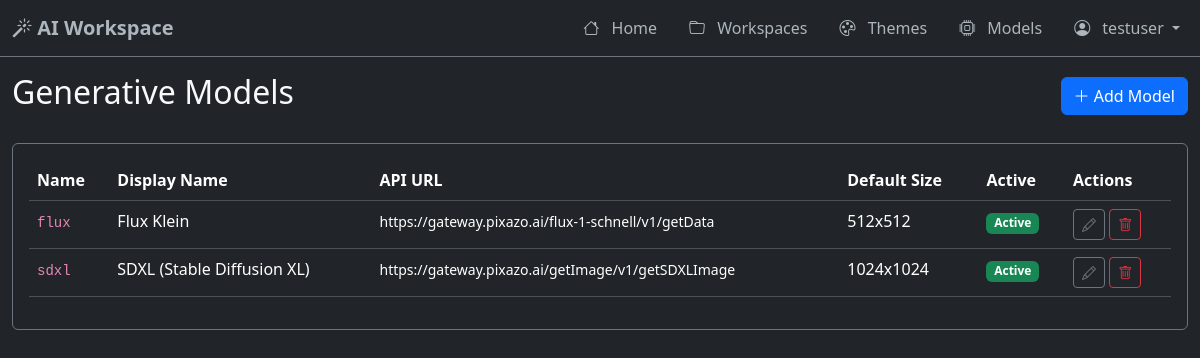
The page /models (signed in) on the database its author committed.
### models.py (models this page shows, shortened)
class User(UserMixin, db.Model):
    __tablename__ = 'users'
    id = db.Column(db.Integer, primary_key=True)
    username = db.Column(db.String(80), unique=True, nullable=False)
    email = db.Column(db.String(120), unique=True, nullable=False)
    password_hash = db.Column(db.String(255), nullable=False)
    created_at = db.Column(db.DateTime, default=datetime.utcnow)
    is_active = db.Column(db.Boolean, default=True)
    is_superuser = db.Column(db.Boolean, default=False)  # Superuser can manage models
    workspaces = db.relationship('Workspace', backref='owner', lazy=True, cascade='all, delete-orphan')

class GenerativeModel(db.Model):
    __tablename__ = 'generative_models'
    id = db.Column(db.Integer, primary_key=True)
    name = db.Column(db.String(100), nullable=False, unique=True)  # e.g., 'sdxl', 'flux'
    display_name = db.Column(db.String(100), nullable=False)  # e.g., 'SDXL (Stable Diffusion XL)'
    api_url = db.Column(db.String(255), nullable=False)  # e.g., 'https://gateway.pixazo.ai/getImage/v1/getSDXLImage'
    api_key = db.Column(db.String(255), nullable=True)  # Optional: API key for this specific model
    default_width = db.Column(db.Integer, default=768)
    default_height = db.Column(db.Integer, default=1024)
    default_steps = db.Column(db.Integer, default=20)
    default_guidance_scale = db.Column(db.Float, default=8.0)
    max_width = db.Column(db.Integer, default=1536)
    max_height = db.Column(db.Integer, default=2048)
    min_steps = db.Column(db.Integer, default=10)
    max_steps = db.Column(db.Integer, default=50)
    min_guidance_scale = db.Column(db.Float, default=1.0)
    max_guidance_scale = db.Column(db.Float, default=20.0)
    request_template = db.Column(db.Text, nullable=True)  # JSON template for API request
    response_template = db.Column(db.Text, nullable=True)  # JSON template for parsing API response
    is_active = db.Column(db.Boolean, default=True)  # Enable/disable model
    created_at = db.Column(db.DateTime, default=datetime.utcnow)
    updated_at = db.Column(db.DateTime, default=datetime.utcnow, onupdate=datetime.utcnow)

### app.py (the view)
@app.route('/models')
@login_required
def list_models():
    if not current_user.is_superuser:
        flash('Access denied. Superuser only.', 'danger')
        return redirect(url_for('index'))
    models = GenerativeModel.query.order_by(GenerativeModel.name).all()
    return render_template('models/list.html', models=models)

### app.py (called while the page is built)
@login_manager.user_loader
def load_user(user_id):
    return User.query.get(int(user_id))

@app.context_processor
def inject_now():
    return {'now': datetime.utcnow()}

### templates/models/list.html (shortened to what this page needs)
{% extends "base.html" %}
{% block content %}
<div class="container-fluid">
    <div class="d-flex justify-content-between align-items-center mb-4">
        <h2>Generative Models</h2>
        <a href="{{ url_for('create_model') }}" class="btn btn-primary">
            <i class="bi bi-plus-lg"></i> Add Model
        </a>
    </div>
    <div class="card bg-dark border-secondary">
        <div class="card-body">
            {% if models %}
            <div class="table-responsive">
                <table class="table table-dark table-hover">
                    <thead>
                        <tr>
                            <th>Name</th>
                            <th>Display Name</th>
                            <th>API URL</th>
                            <th>Default Size</th>
                            <th>Active</th>
                            <th>Actions</th>
                        </tr>
                    </thead>
                    <tbody>
                        {% for model in models %}
                        <tr>
                            <td><code>{{ model.name }}</code></td>
                            <td>{{ model.display_name }}</td>
                            <td><small>{{ model.api_url }}</small></td>
                            <td>{{ model.default_width }}x{{ model.default_height }}</td>
                            <td>
                                {% if model.is_active %}
                                <span class="badge bg-success">Active</span>
                                {% else %}
                                <span class="badge bg-secondary">Inactive</span>
                                {% endif %}
                            </td>
                            <td>
                                <a href="{{ url_for('edit_model', model_id=model.id) }}" class="btn btn-sm btn-outline-secondary">
                                    <i class="bi bi-pencil"></i>
                                </a>
                                <button type="button" class="btn btn-sm btn-outline-danger" data-bs-toggle="modal" data-bs-target="#deleteModal{{ model.id }}">
                                    <i class="bi bi-trash"></i>
                                </button>
                            </td>
                        </tr>
                        {% endfor %}
                    </tbody>
                </table>
            </div>
            {% else %}
            <p class="text-muted text-center py-5">No models configured yet. Create your first model to start generating images.</p>
            {% endif %}
        </div>
    </div>
</div>
{% endblock %}

### templates/base.html (shortened to what this page needs)
<!DOCTYPE html>
<html lang="en" data-bs-theme="dark">
<head>
    <link href="https://cdn.jsdelivr.net/npm/bootstrap@5.3.3/dist/css/bootstrap.min.css" rel="stylesheet">
    <link href="https://cdn.jsdelivr.net/npm/bootstrap-icons@1.11.3/font/bootstrap-icons.css" rel="stylesheet">
    <link rel="stylesheet" href="{{ url_for('static', filename='css/custom.css') }}">
</head>
<body class="bg-dark text-light">
    <nav class="navbar navbar-expand-lg navbar-dark bg-dark border-bottom border-secondary">
        <div class="container-fluid">
            <a class="navbar-brand" href="{{ url_for('index') }}">
                <i class="bi bi-magic"></i> AI Workspace
            </a>
            <div class="collapse navbar-collapse" id="navbarNav">
                <ul class="navbar-nav ms-auto">
                    <li class="nav-item">
                        <a class="nav-link" href="{{ url_for('index') }}">
                            <i class="bi bi-house"></i> Home
                        </a>
                    </li>
                    {% if current_user.is_authenticated %}
                    <li class="nav-item">
                        <a class="nav-link" href="{{ url_for('list_workspaces') }}">
                            <i class="bi bi-folder"></i> Workspaces
                        </a>
                    </li>
                    <li class="nav-item">
                        <a class="nav-link" href="{{ url_for('list_themes') }}">
                            <i class="bi bi-palette"></i> Themes
                        </a>
                    </li>
                    {% if current_user.is_superuser %}
                    <li class="nav-item">
                        <a class="nav-link" href="{{ url_for('list_models') }}">
                            <i class="bi bi-cpu"></i> Models
                        </a>
                    </li>
                    {% endif %}
                    <li class="nav-item dropdown">
                        <a class="nav-link dropdown-toggle" href="#" role="button" data-bs-toggle="dropdown">
                            <i class="bi bi-person-circle"></i> {{ current_user.username }}
                        </a>
                    </li>
                    {% endif %}
                </ul>
            </div>
        </div>
    </nav>
    <main class="main-content">
        {% block content %}{% endblock %}
    </main>
</body>
</html>

### static/css/custom.css (style rules this page uses)
.navbar { background: #1a1a1a; border-bottom: 1px solid #333; }
.navbar-brand { color: #adb5bd; font-weight: 600; }
.navbar-nav { gap: 1rem; }
.nav-item { margin-bottom: 0; }
.nav-link { color: #adb5bd; padding: 0.5rem 1rem; border-radius: 0.25rem; transition: all 0.2s; }
.nav-link i { margin-right: 0.5rem; }
.main-content { min-height: calc(100vh - 56px); padding: 0; }

### rows shown on the page
User: username "testuser"
GenerativeModel: name "flux", display_name "Flux Klein", api_url "https://gateway.pixazo.ai/flux-1-schnell/v1/getData", default_width "512", default_height "512", is_active "Active"
GenerativeModel: name "sdxl", display_name "SDXL (Stable Diffusion XL)", api_url "https://gateway.pixazo.ai/getImage/v1/getSDXLImage", default_width "1024", default_height "1024", is_active "Active"
